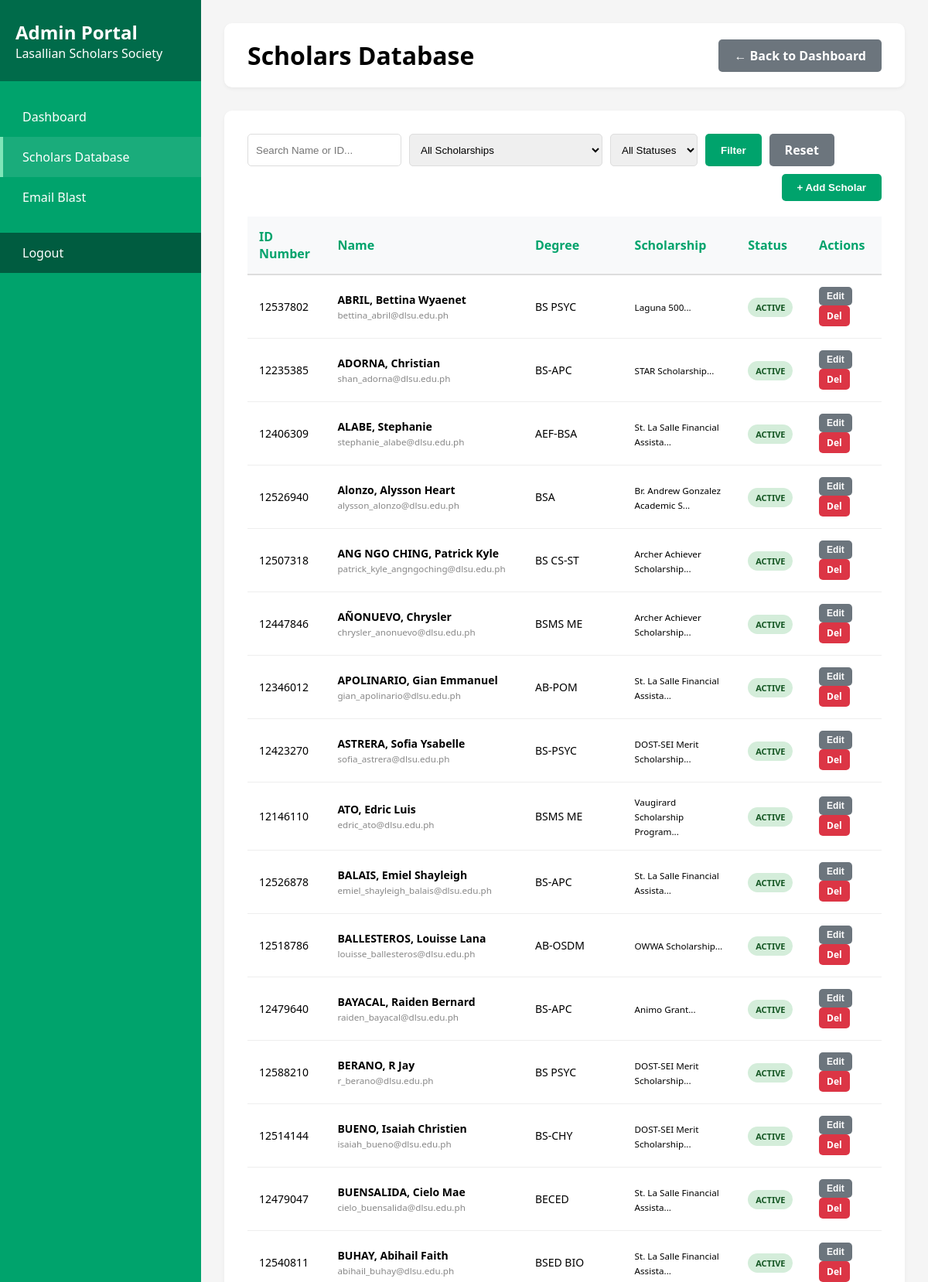
/admin_scholars.php (signed in, upper part), run on the app's committed database.
### tables this page shows
CREATE TABLE IF NOT EXISTS StudentDetails (
    StudentNumber INT PRIMARY KEY,
    LastName      VARCHAR(50),
    FirstName     VARCHAR(50),
    MiddleName    VARCHAR(50),
    DegreeProgram VARCHAR(50),
    Email         VARCHAR(100),
    Scholarship   VARCHAR(150),
    Status        VARCHAR(20),
    ContactNumber VARCHAR(20)
);

### admin_scholars.php (the view, shortened to what this page needs)
<?php
require_once 'config.php';
$params = [];
$sql = "SELECT * FROM StudentDetails";
$sql .= " ORDER BY LastName ASC";
$stmt = $conn->prepare($sql);
$stmt->execute($params);
$scholars = $stmt->fetchAll();
?>
<!DOCTYPE html>
<html lang="en">
<head>
</head>
<body>
<aside class="sidebar">
    <div class="sidebar-header">
        <h2>Admin Portal</h2>
        <p>Lasallian Scholars Society</p>
    </div>
    <nav class="sidebar-menu">
        <a href="admin_dashboard.php" class="menu-item">Dashboard</a>
        <a href="admin_scholars.php" class="menu-item active">Scholars Database</a>
        <a href="admin_email_blast.php" class="menu-item">Email Blast</a>
        <a href="logout.php" class="menu-item" style="margin-top: 20px; background: #005c40;">Logout</a>
    </nav>
</aside>
<main class="main-content">
    <div class="top-bar">
        <h1>Scholars Database</h1>
        <a href="admin_dashboard.php" class="btn btn-secondary">← Back to Dashboard</a>
    </div>
    <div class="content-card">
        <form class="filter-bar" method="GET">
            <input type="text" name="search" placeholder="Search Name or ID..." value="<?php echo $_GET['search'] ?? ''; ?>">
            <select name="scholarship" style="max-width: 250px;">
                <option value="">All Scholarships</option>
            </select>
            <select name="status">
                <option value="">All Statuses</option>
            </select>
            <button type="submit" class="btn btn-primary">Filter</button>
            <a href="admin_scholars.php" class="btn btn-secondary">Reset</a>
            <button type="button" class="btn btn-primary" style="margin-left: auto;" onclick="openModal('add')">+ Add Scholar</button>
        </form>
        <table>
            <thead>
                <tr>
                    <th>ID Number</th>
                    <th>Name</th>
                    <th>Degree</th>
                    <th>Scholarship</th>
                    <th>Status</th>
                    <th>Actions</th>
                </tr>
            </thead>
            <tbody>
                <?php foreach($scholars as $row): ?>
                <tr>
                    <td><?php echo htmlspecialchars($row['StudentNumber']); ?></td>
                    <td>
                        <strong><?php echo htmlspecialchars($row['LastName'] . ', ' . $row['FirstName']); ?></strong><br>
                        <small style="color:#888"><?php echo htmlspecialchars($row['Email']); ?></small>
                    </td>
                    <td><?php echo htmlspecialchars($row['DegreeProgram']); ?></td>
                    <td><small><?php echo htmlspecialchars(substr($row['Scholarship'], 0, 30)) . '...'; ?></small></td>
                    <td>
                        <span class="badge status-<?php echo str_replace(' ', '-', $row['Status']); ?>">
                            <?php echo htmlspecialchars($row['Status']); ?>
                        </span>
                    </td>
                    <td>
                        <button onclick='editScholar(<?php echo json_encode($row); ?>)' class="btn btn-secondary" style="font-size: 12px; padding: 5px 10px;">Edit</button>
                        <a href="?delete=<?php echo $row['StudentNumber']; ?>" class="btn btn-danger" onclick="return confirm('Delete this scholar?')">Del</a>
                    </td>
                </tr>
                <?php endforeach; ?>
            </tbody>
        </table>
    </div>
</main>
</body>
</html>

### admin_scholars.php (style rules this page uses)
* { margin: 0; padding: 0; box-sizing: border-box; }
body { font-family: 'Segoe UI', Tahoma, Geneva, Verdana, sans-serif; background: #f5f5f5; display: flex; height: 100vh; }
.sidebar { width: 260px; background: #00A36C; color: white; display: flex; flex-direction: column; }
.sidebar-header { padding: 25px 20px; background: #006B4A; }
.sidebar-menu { padding: 20px 0; flex: 1; }
.menu-item { padding: 15px 25px; color: white; text-decoration: none; display: block; transition: 0.3s; border-left: 4px solid transparent; }
.menu-item:hover, .menu-item.active { background: rgba(255,255,255,0.1); border-left-color: #7FE5B8; }
.main-content { flex: 1; padding: 30px; overflow-y: auto; }
.top-bar { background: white; padding: 20px 30px; border-radius: 10px; margin-bottom: 30px; box-shadow: 0 2px 5px rgba(0,0,0,0.05); display: flex; justify-content: space-between; align-items: center; }
.content-card { background: white; padding: 30px; border-radius: 10px; box-shadow: 0 2px 5px rgba(0,0,0,0.05); }
.filter-bar { display: flex; gap: 10px; margin-bottom: 20px; flex-wrap: wrap; }
input, select { padding: 10px; border: 1px solid #ddd; border-radius: 5px; }
.btn { padding: 10px 20px; border: none; border-radius: 5px; cursor: pointer; color: white; font-weight: 600; text-decoration: none; display: inline-block; }
.btn-primary { background: #00A36C; }
.btn-secondary { background: #6c757d; }
.btn-danger { background: #dc3545; font-size: 12px; padding: 5px 10px; }
table { width: 100%; border-collapse: collapse; margin-top: 15px; }
th { text-align: left; padding: 15px; background: #f8f9fa; color: #00A36C; border-bottom: 2px solid #ddd; }
td { padding: 15px; border-bottom: 1px solid #eee; font-size: 14px; }
.badge { padding: 5px 10px; border-radius: 15px; font-size: 11px; font-weight: bold; }
.status-ACTIVE { background: #d4edda; color: #155724; }

### data on the page
studentdetails: StudentNumber "12537802", LastName+FirstName "ABRIL, Bettina Wyaenet", Email "bettina_abril@dlsu.edu.ph", DegreeProgram "BS PSYC", Scholarship "Laguna 500", Status "ACTIVE"
studentdetails: StudentNumber "12235385", LastName+FirstName "ADORNA, Christian", Email "shan_adorna@dlsu.edu.ph", DegreeProgram "BS-APC", Scholarship "STAR Scholarship", Status "ACTIVE"
studentdetails: StudentNumber "12406309", LastName+FirstName "ALABE, Stephanie", Email "stephanie_alabe@dlsu.edu.ph", DegreeProgram "AEF-BSA", Scholarship "St. La Salle Financial Assista", Status "ACTIVE"
studentdetails: StudentNumber "12526940", LastName+FirstName "Alonzo, Alysson Heart", Email "alysson_alonzo@dlsu.edu.ph", DegreeProgram "BSA", Scholarship "Br. Andrew Gonzalez Academic S", Status "ACTIVE"
studentdetails: StudentNumber "12507318", LastName+FirstName "ANG NGO CHING, Patrick Kyle", Email "patrick_kyle_angngoching@dlsu.edu.ph", DegreeProgram "BS CS-ST", Scholarship "Archer Achiever Scholarship", Status "ACTIVE"
studentdetails: StudentNumber "12447846", LastName+FirstName "AÑONUEVO, Chrysler", Email "chrysler_anonuevo@dlsu.edu.ph", DegreeProgram "BSMS ME", Scholarship "Archer Achiever Scholarship", Status "ACTIVE"
studentdetails: StudentNumber "12346012", LastName+FirstName "APOLINARIO, Gian Emmanuel", Email "gian_apolinario@dlsu.edu.ph", DegreeProgram "AB-POM", Scholarship "St. La Salle Financial Assista", Status "ACTIVE"
studentdetails: StudentNumber "12423270", LastName+FirstName "ASTRERA, Sofia Ysabelle", Email "sofia_astrera@dlsu.edu.ph", DegreeProgram "BS-PSYC", Scholarship "DOST-SEI Merit Scholarship", Status "ACTIVE"
studentdetails: StudentNumber "12146110", LastName+FirstName "ATO, Edric Luis", Email "edric_ato@dlsu.edu.ph", DegreeProgram "BSMS ME", Scholarship "Vaugirard Scholarship Program", Status "ACTIVE"
studentdetails: StudentNumber "12526878", LastName+FirstName "BALAIS, Emiel Shayleigh", Email "emiel_shayleigh_balais@dlsu.edu.ph", DegreeProgram "BS-APC", Scholarship "St. La Salle Financial Assista", Status "ACTIVE"
studentdetails: StudentNumber "12518786", LastName+FirstName "BALLESTEROS, Louisse Lana", Email "louisse_ballesteros@dlsu.edu.ph", DegreeProgram "AB-OSDM", Scholarship "OWWA Scholarship", Status "ACTIVE"
studentdetails: StudentNumber "12479640", LastName+FirstName "BAYACAL, Raiden Bernard", Email "raiden_bayacal@dlsu.edu.ph", DegreeProgram "BS-APC", Scholarship "Animo Grant", Status "ACTIVE"
studentdetails: StudentNumber "12588210", LastName+FirstName "BERANO, R Jay", Email "r_berano@dlsu.edu.ph", DegreeProgram "BS PSYC", Scholarship "DOST-SEI Merit Scholarship", Status "ACTIVE"
studentdetails: StudentNumber "12514144", LastName+FirstName "BUENO, Isaiah Christien", Email "isaiah_bueno@dlsu.edu.ph", DegreeProgram "BS-CHY", Scholarship "DOST-SEI Merit Scholarship", Status "ACTIVE"
studentdetails: StudentNumber "12479047", LastName+FirstName "BUENSALIDA, Cielo Mae", Email "cielo_buensalida@dlsu.edu.ph", DegreeProgram "BECED", Scholarship "St. La Salle Financial Assista", Status "ACTIVE"
studentdetails: StudentNumber "12540811", LastName+FirstName "BUHAY, Abihail Faith", Email "abihail_buhay@dlsu.edu.ph", DegreeProgram "BSED BIO", Scholarship "St. La Salle Financial Assista", Status "ACTIVE"
